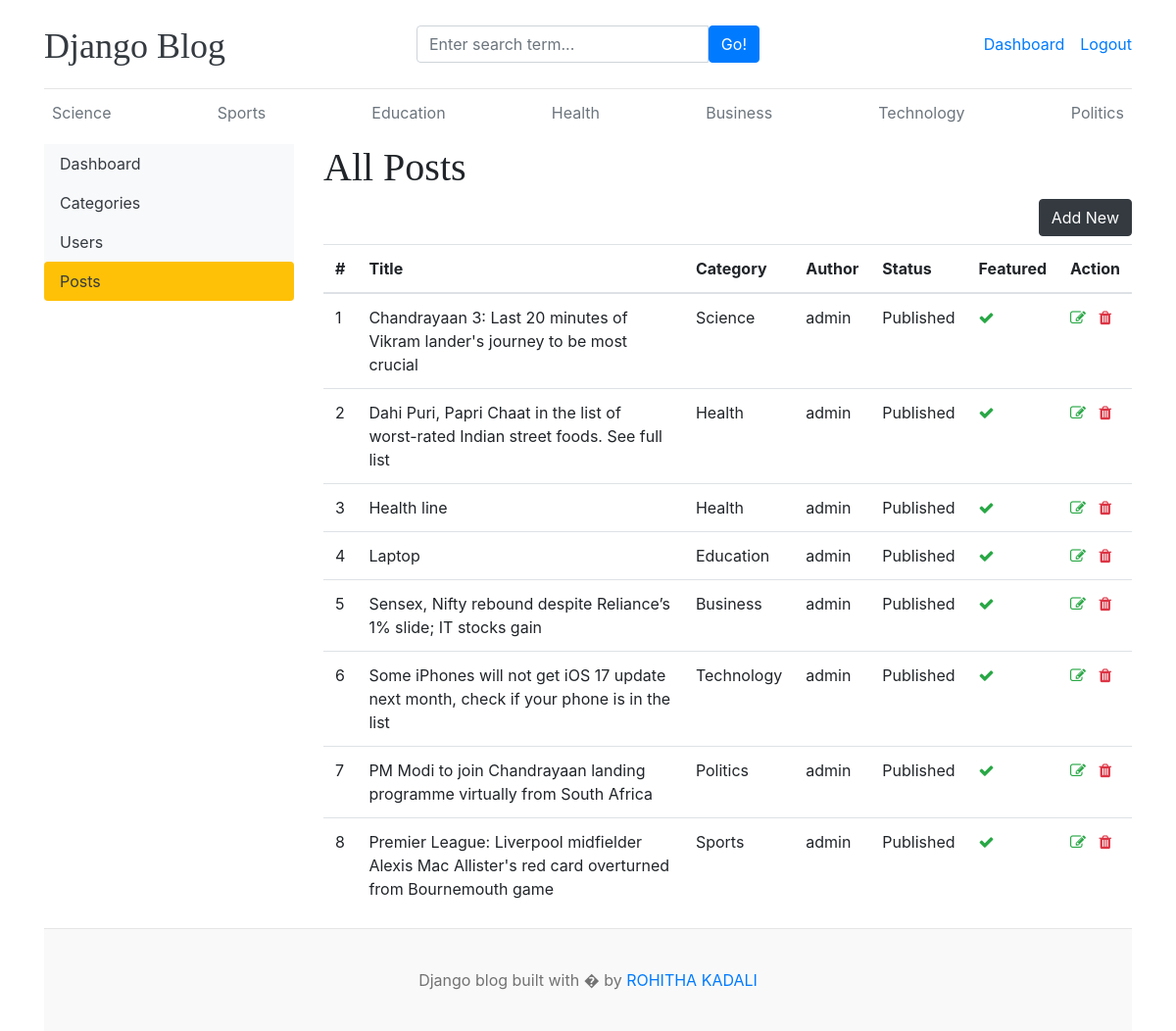
The page /dashboard/posts/ (signed in) on the database its author committed.
### blog/models.py (models this page shows, shortened)
class Category(models.Model):
    category_name=models.CharField(max_length=50,unique=True)
    created_at=models.DateTimeField(auto_now_add=True)
    updated_at=models.DateTimeField(auto_now=True)
    class Meta:
        verbose_name_plural='categories'
    def __str__(self):
        return self.category_name

class Blog(models.Model):
    title=models.CharField(max_length=100)
    slug=models.SlugField(max_length=150,unique=True,blank=True)
    category=models.ForeignKey(Category,on_delete=models.CASCADE)
    author=models.ForeignKey(User,on_delete=models.CASCADE)
    featured_image=models.ImageField(upload_to='upload/%Y/%M/%d')
    short_description=models.TextField(max_length=2000)
    blog_body=models.TextField(max_length=5000)
    status=models.CharField(max_length=20,choices=STATUS_CHOICES,default=0)
    is_featured=models.BooleanField(default=False)
    created_at=models.DateTimeField(auto_now_add=True)
    updated_at=models.DateTimeField(auto_now=True)

### dashboards/views.py (the view)
# urls.py: path('posts/',views.posts,name='posts'),
def posts(request):
    posts=Blog.objects.all()
    context={
        'posts':posts,
    }
    return render(request,'dashboard/posts.html',context)

### blog/context_processors.py (called while the page is built)
def get_categories(request):
    categories=Category.objects.all()
    return dict(categories=categories)

def get_social_links(request):
    social_links=SocialLink.objects.all()
    return dict(social_links=social_links)

### templates/dashboard/posts.html (shortened to what this page needs)
{% extends 'base.html' %}
{% block content %}
  <div class="row">
    {% include 'dashboard/sidebar.html' %}
    <div class="col-md-9">
      <table class="table">
        <h1>All Posts</h1>
        <a href="{% url 'add_post' %}" class="btn btn-dark float-right mb-2">Add New</a>
         <thead>
          <tr>
            <th scope="col">#</th>
            <th scope="col">Title</th>
            <th scope="col">Category</th>
            <th scope="col">Author</th>
            <th scope="col">Status</th>
            <th scope="col">Featured</th>
            <th scope="col">Action</th>
          </tr>
        </thead>
        <tbody>
          {% for post in posts %}
          <tr>
            <td>{{forloop.counter}}</td>
            <td>{{post.title}}</td>
            <td>{{post.category}}</td>
            <td>{{post.author}}</td>
            <td>{{post.status}}</td>
            <td>{% if post.is_featured %}<i class="fa fa-check text-success"></i>{% else %}<i class="fa fa-times text-danger"></i>{% endif %}</td>
            <td>
              <a href="{% url 'edit_post' post.id %}"><i class="fa fa-edit text-success"></i></a>
              <a href="{% url 'delete_post' post.id %}"><i class="fa fa-trash text-danger"></i></a>
            </td>
          </tr>
          {% endfor %}
        </tbody>
      </table>
    </div>
  </div>
{% endblock %}

### templates/base.html (shortened to what this page needs)
{% load static %}
<!DOCTYPE html>
<html lang="en">
<head>
    <link href="https://getbootstrap.com/docs/4.0/dist/css/bootstrap.min.css" rel="stylesheet">
    <link href="{% static 'css/blog.css' %}" rel="stylesheet">
    <link rel="stylesheet" href="https://cdnjs.cloudflare.com/ajax/libs/font-awesome/4.7.0/css/font-awesome.min.css">
  </head>
<body>
    <div class="container">
      <header class="blog-header py-3">
        <div class="row flex-nowrap justify-content-between align-items-center">
          <div class="col-4 pt-1">
            <a class="blog-header-logo text-dark" href="/">Django Blog</a>
          </div>
          <div class="col-4">
            <form action="{% url 'search' %}" method="GET">
              <div class="input-group">
                <input class="form-control" type="text" name="keyword" value="{{keyword}}" placeholder="Enter search term..." aria-label="Enter search term..." aria-describedby="button-search" />
                <button type="submit" class="btn btn-primary" id="button-search" type="button">Go!</button>
              </div>
            </form>
          </div>
          <div class="col-4 d-flex justify-content-end align-items-center">
            {% if not user.is_authenticated %}
            <a class="btn btn-sm btn-warning" href="{% url 'login' %}">Login</a> &nbsp;
            <a class="btn btn-sm btn-outline-secondary" href="{% url 'register' %}">Register</a>
          </div>
          {% else %}
          <span><a href="{% url 'dashboard' %}">Dashboard</a></span>
          <span><a href="{% url 'logout' %}">Logout</a></span>
          {% endif %}
        </div>
      </header>
      <div class="nav-scroller py-1 mb-2">
        <nav class="nav d-flex justify-content-between">
          {% for cat in categories %}
          <a class="p-2 text-muted" href="{% url 'posts_by_category' cat.id %}">{{cat.category_name}}</a>
          {% endfor %}
        </nav>
      </div>
{% block content %}
{% endblock %}
<footer class="blog-footer">
    <p>Django blog built with � by <a href="#">ROHITHA KADALI</a></p>
  </footer>
  </body>
  </html>

### Project1/static/css/blog.css (style rules this page uses)
.blog-header { border-bottom: 1px solid #e5e5e5; }
.blog-header-logo { font-family: "Playfair Display", Georgia, "Times New Roman", serif; font-size: 2.25rem; }
h1, h2, h3, h4, h5, h6 { font-family: "Playfair Display", Georgia, "Times New Roman", serif; }
.blog-footer { padding: 2.5rem 0; color: #727272; text-align: center; background-color: #f9f9f9; border-top: .05rem solid #e5e5e5; }
.blog-footer p:last-child { margin-bottom: 0; }

### rows shown on the page
Category: category_name "Science"
Category: category_name "Sports"
Category: category_name "Education"
Category: category_name "Health"
Category: category_name "Business"
Category: category_name "Technology"
Category: category_name "Politics"
Blog: title "Chandrayaan 3: Last 20 minutes of Vikram lander's journey to be most crucial", category "Science", author "admin", status "Published", is_featured True (drawn)
Blog: title "Dahi Puri, Papri Chaat in the list of worst-rated Indian street foods. See full list", category "Health", author "admin", status "Published", is_featured True (drawn)
Blog: title "Health line", category "Health", author "admin", status "Published", is_featured True (drawn)
Blog: title "Laptop", category "Education", author "admin", status "Published", is_featured True (drawn)
Blog: title "Sensex, Nifty rebound despite Reliance’s 1% slide; IT stocks gain", category "Business", author "admin", status "Published", is_featured True (drawn)
Blog: title "Some iPhones will not get iOS 17 update next month, check if your phone is in the list", category "Technology", author "admin", status "Published", is_featured True (drawn)
Blog: title "PM Modi to join Chandrayaan landing programme virtually from South Africa", category "Politics", author "admin", status "Published", is_featured True (drawn)
Blog: title "Premier League: Liverpool midfielder Alexis Mac Allister's red card overturned from Bournemouth game", category "Sports", author "admin", status "Published", is_featured True (drawn)
